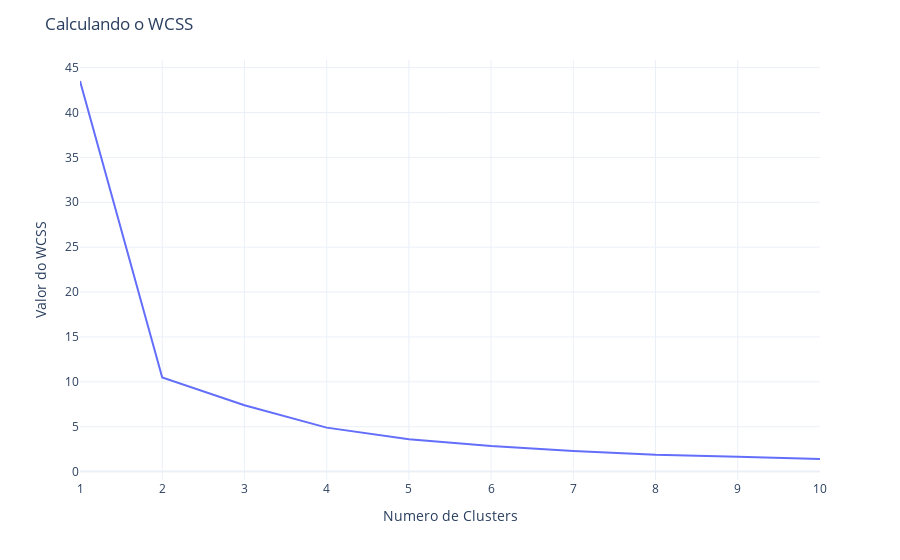

The notebook cell saved with this chart:
### Code cell
grafico_wcss = px.line(x = range(1,11), y=wcss)
fig = go.Figure(grafico_wcss)
fig.update_layout(title='Calculando o WCSS', xaxis_title='Numero de Clusters', 
                  yaxis_title='Valor do WCSS', template = 'plotly_white')

### Figure 1 — Plotly figure (JSON) as saved in the notebook; plotly's stock layout.template omitted (floating-point values rounded to 4 significant figures)
{"data": [{"hovertemplate": "x=%{x}<br>y=%{y}<extra></extra>", "legendgroup": "", "line": {"color": "#636efa", "dash": "solid"}, "marker": {"symbol": "circle"}, "mode": "lines", "name": "", "orientation": "v", "showlegend": false, "type": "scatter", "x": [1, 2, 3, 4, 5, 6, 7, 8, 9, 10], "xaxis": "x", "y": [43.51, 10.49, 7.398, 4.897, 3.609, 2.838, 2.293, 1.871, 1.661, 1.403], "yaxis": "y"}], "layout": {"legend": {"tracegroupgap": 0}, "margin": {"t": 60}, "title": {"text": "Calculando o WCSS"}, "xaxis": {"anchor": "y", "domain": [0, 1], "title": {"text": "Numero de Clusters"}}, "yaxis": {"anchor": "x", "domain": [0, 1], "title": {"text": "Valor do WCSS"}}}}
